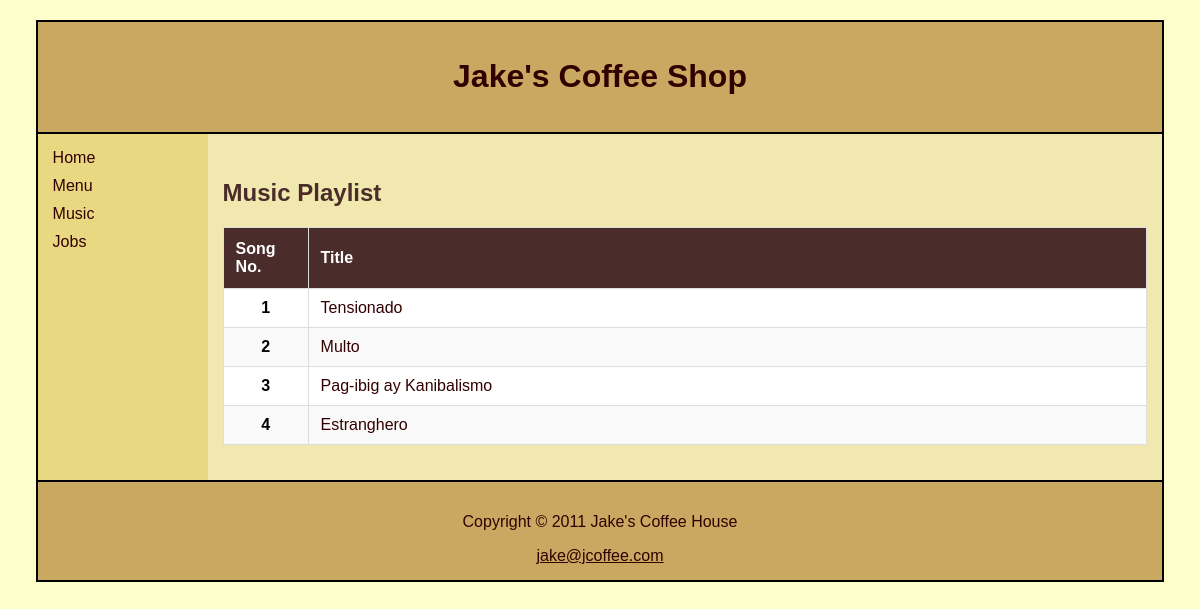
The app's page /music.php with its own data.
### tables this page shows
CREATE TABLE music_table (
    id INT AUTO_INCREMENT PRIMARY KEY,
    title VARCHAR(255) NOT NULL,
    status VARCHAR(20) NOT NULL DEFAULT 'active'
);

### music.php (the view, shortened to what this page needs)
<?php include 'dbNgina.php'; ?>
<!DOCTYPE html>
<html lang="en">
<head>
    <link rel="stylesheet" href="Exercise2design.css">
</head>
<body>
<div id="bigBox">
    <header>
        <h1>Jake's Coffee Shop</h1>
    </header>
    <div class="content-area">
        <nav class="left-column">
            <a href="jakesCoffeesShop.php">Home</a>
            <a href="menu.php">Menu</a>
            <a href="music.php">Music</a>
            <a href="jobs.php">Jobs</a>
        </nav>
        <main class="right-column">
            <h2>Music Playlist</h2>
            <table>
                <thead>
                    <tr>
                        <th>Song No.</th>
                        <th>Title</th>
                    </tr>
                </thead>
                <tbody>
                <?php
                $music = mysqli_query($conn, "SELECT * FROM music_table WHERE status='active'");
                $track_number = 1;
                while ($row = mysqli_fetch_assoc($music)) {
                    echo "<tr>";
                    echo "<td class='track-number'>{$track_number}</td>";
                    echo "<td>{$row['title']}</td>";
                    echo "</tr>";
                    $track_number++;
                }
                ?>
                </tbody>
            </table>
        </main>
    </div>
    <footer>
        <p>Copyright © 2011 Jake's Coffee House</p>
        <a href="mailto:jake@jcoffee.com">jake@jcoffee.com</a>
    </footer>
</div>
</body>
</html>

### Exercise2design.css (style rules this page uses)
body { background-color: #ffffcc; color: #330000; font-family: Arial, sans-serif; }
#bigBox { width: 1200px; max-width: 95%; height: auto; margin: 20px auto; border: 2px solid #000; display: flex; flex-direction: column; }
.content-area { flex: 1; display: flex; border-top: 2px solid #000000; border-bottom: 2px solid #000000; }
.left-column { background-color: #E8D882; width: 150px; padding: 10px; }
.right-column { background-color: #f1e8b0; padding: 15px; flex: 1; }
.left-column a { display: block; padding: 5px; text-decoration: none; color: #330000; }
header, footer { background-color: #c9a961; text-align: center; padding: 15px; }
footer a { color: #330000; }

### music.php (style rules this page uses)
table { width: 100%; border-collapse: collapse; margin: 20px 0; background-color: #fff; }
table thead { background-color: #4a2c2a; color: white; }
table th { padding: 12px; text-align: left; font-weight: bold; border: 1px solid #ddd; }
table td { padding: 10px 12px; border: 1px solid #ddd; }
table tbody tr:nth-child(even) { background-color: #f9f9f9; }
h2 { color: #4a2c2a; margin-top: 30px; margin-bottom: 10px; }
.track-number { text-align: center; font-weight: bold; color: #000000ff; width: 60px; }

### records on screen
music_table: title "Tensionado"
music_table: title "Multo"
music_table: title "Pag-ibig ay Kanibalismo"
music_table: title "Estranghero"
